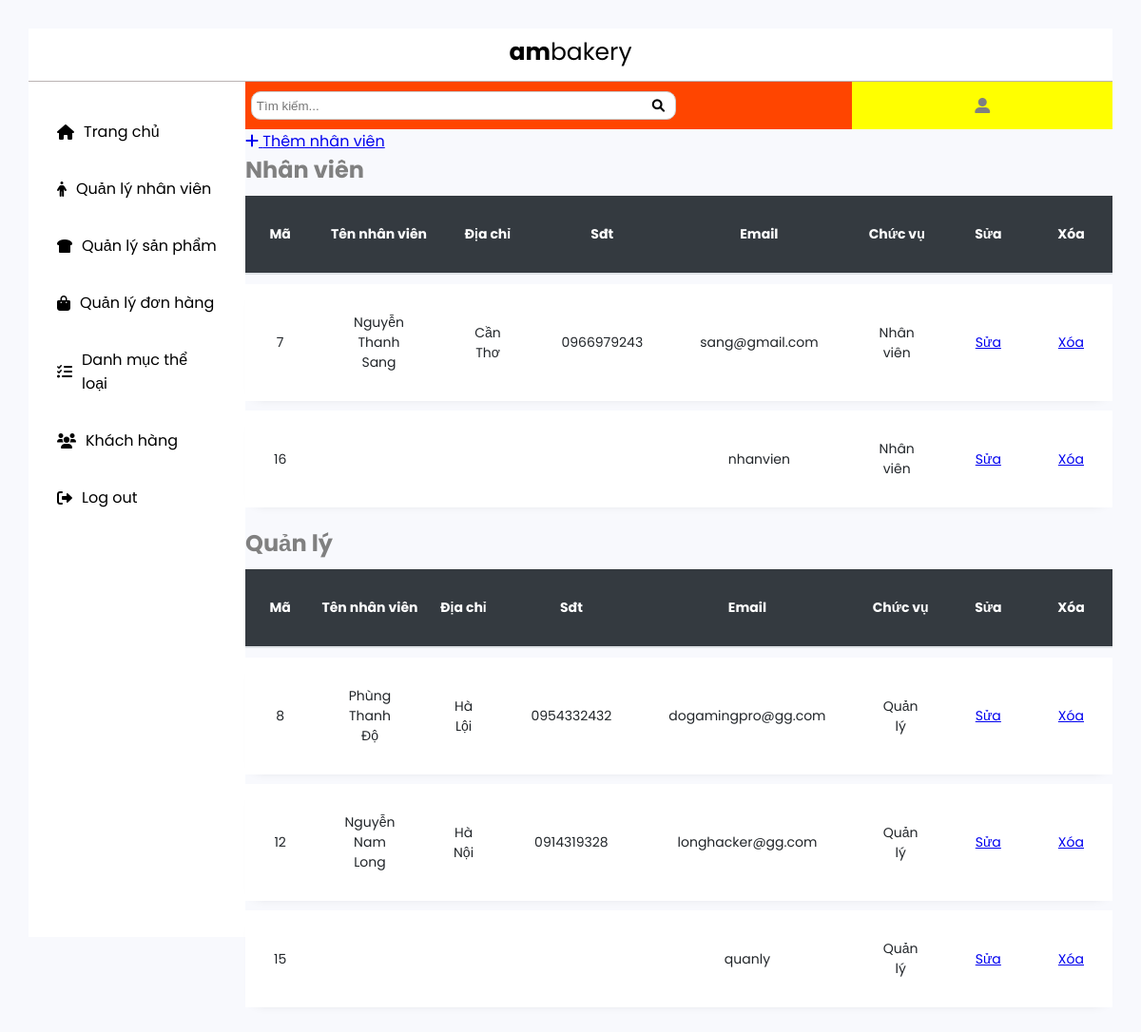
/admin/dashboard_quanly/nhanvien/index.php, run on an earlier commit of the app's database.
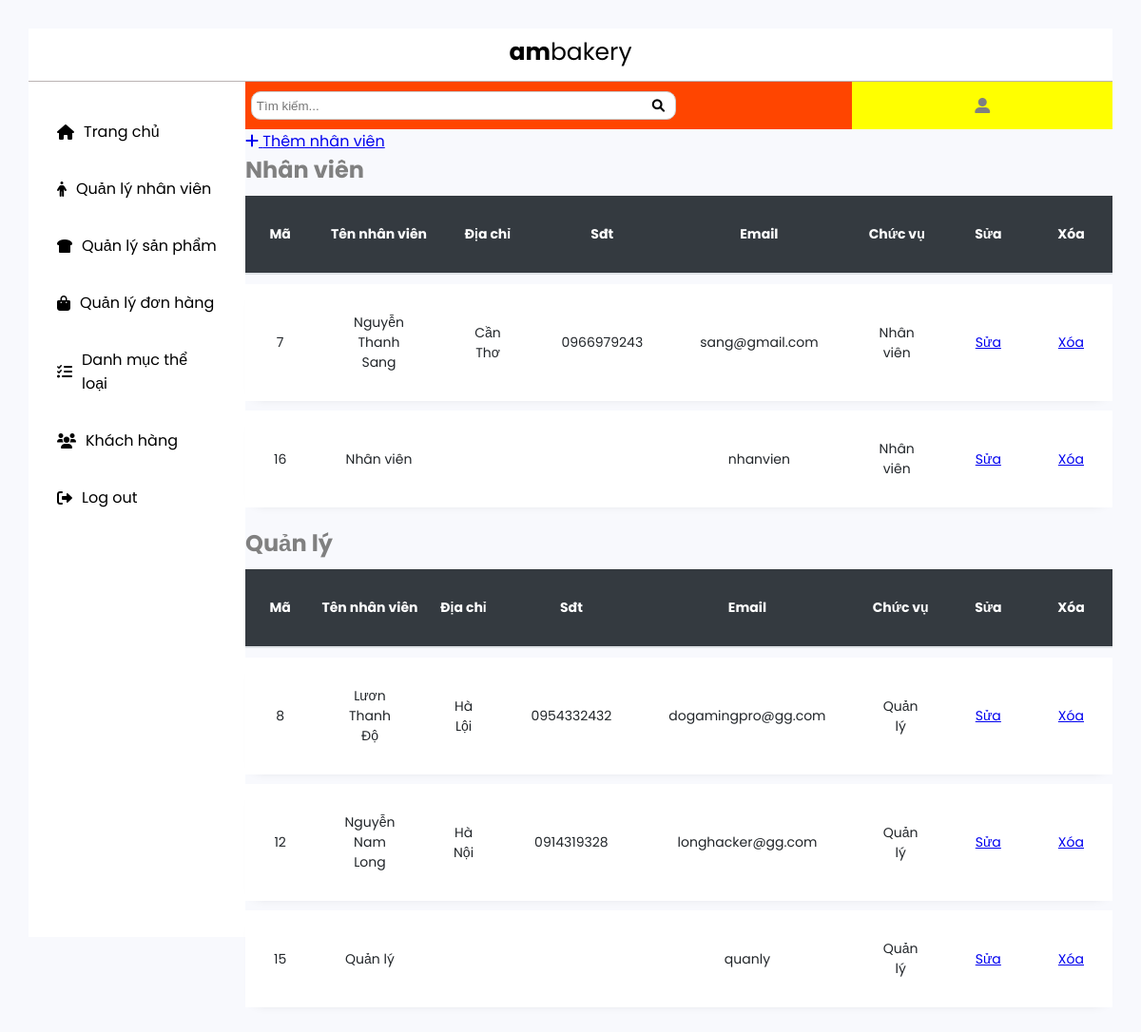
And on a later commit of the database.
### tables this page shows
CREATE TABLE `nhan_vien` (
  `ma` int(11) NOT NULL,
  `ten` varchar(100) NOT NULL,
  `dia_chi` varchar(100) NOT NULL,
  `sdt` varchar(20) NOT NULL,
  `email` varchar(100) NOT NULL,
  `mat_khau` varchar(50) NOT NULL,
  `cap_do` int(11) NOT NULL
);

### admin/dashboard_quanly/nhanvien/index.php (the view, shortened to what this page needs)
<!DOCTYPE html>
<html>
<head>
	<?php
	include '../thuvien.php';
	?>
</head>
<body>
	<?php
	include '../header.php';
	?>
	<div class="container">
		<?php
		include '../menu.php';
		?>
		<main >
			<?php
			include '../main_top_div.php';
			?>
			<div class="main_content">
				<a href="them_form.php" class="them">
					<i class="fa fa-plus"></i>
					Thêm nhân viên
				</a>
				<h2>Nhân viên</h2>
				<table border="1" width="100%">
					<?php
					include  '../../connect.php' ;
					$sql = "select * from nhan_vien where cap_do = 0 ";
	  				$result = mysqli_query($connect, $sql);
					?>
					<thead class="thead-dark">
						<tr>
							<th>
								Mã
							</th>
							<th>
								Tên nhân viên
							</th>
							<th>
								Địa chỉ
							</th>
							<th>
								Sđt
							</th>
							<th>
								Email
							</th>
							<th>
								Chức vụ
							</th>
							<th>
								Sửa
							</th>
							<th>
								Xóa
							</th>
						</tr>
					</thead>
					<tbody>
						<?php foreach ($result as $tung_nhan_vien  ) {?>
							<tr>
								<td>
									<?php echo $tung_nhan_vien['ma'] ?>
								</td>
								<td>
									<?php echo $tung_nhan_vien['ten'] ?>
								</td>
								<td>
									<?php echo $tung_nhan_vien['dia_chi'] ?>
								</td>
								<td>
									<?php echo $tung_nhan_vien['sdt'] ?>
								</td>
								<td>
									<?php echo $tung_nhan_vien['email'] ?>
								</td>
								<td>
									<?php
									if ($tung_nhan_vien['cap_do'] == 1) {
										echo "Quản lý";
									}else{
										echo "Nhân viên";
									}
									?>
								</td>
								<td>
									<a href="sua_form.php?ma=<?php echo $tung_nhan_vien['ma']?>">Sửa</a>
								</td>
								<td>
									<a href="xoa_process.php?ma=<?php echo $tung_nhan_vien['ma']?>" onclick="if(confirm('Xóa thật hả?')){}else{return false;}"
										>Xóa</a>
									</td>
								</tr>
							<?php } ?>
						</tbody>
					</table>
				<h2>Quản lý</h2>
				<table border="1" width="100%">
					<?php
					include  '../../connect.php' ;
					$sql = "select * from nhan_vien where cap_do = 1 ";
	  				$result = mysqli_query($connect, $sql);
					?>
					<thead class="thead-dark">
						<tr>
							<th>
								Mã
							</th>
							<th>
								Tên nhân viên
							</th>
							<th>
								Địa chỉ
							</th>
							<th>
								Sđt
							</th>
							<th>
								Email
							</th>
							<th>
								Chức vụ
							</th>
							<th>
								Sửa
							</th>
							<th>
								Xóa
							</th>
						</tr>
					</thead>
					<tbody>
						<?php foreach ($result as $tung_nhan_vien  ) {?>
							<tr>
								<td>
									<?php echo $tung_nhan_vien['ma'] ?>
								</td>
								<td>
									<?php echo $tung_nhan_vien['ten'] ?>
								</td>
								<td>
									<?php echo $tung_nhan_vien['dia_chi'] ?>
								</td>
								<td>
									<?php echo $tung_nhan_vien['sdt'] ?>
								</td>
								<td>
									<?php echo $tung_nhan_vien['email'] ?>
								</td>
								<td>
									<?php
									if ($tung_nhan_vien['cap_do'] == 1) {
										echo "Quản lý";
									}else{
										echo "Nhân viên";
									}
									?>
								</td>
								<td>
									<a href="sua_form.php?ma=<?php echo $tung_nhan_vien['ma']?>">Sửa</a>
								</td>
								<td>
									<a href="xoa_process.php?ma=<?php echo $tung_nhan_vien['ma']?>" onclick="if(confirm('Xóa thật hả?')){}else{return false;}"
										>Xóa</a>
									</td>
								</tr>
							<?php } ?>
						</tbody>
					</table>
				</div>
			</main>
		</div>
	</body>
	</html>

What changed in the data, as far as the page shows it:
changed nhan_vien "nhanvien": ten (not shown) → "Nhân viên"
changed nhan_vien "Hà Lội": ten "Phùng Thanh Độ" → "Lươn Thanh Độ"
changed nhan_vien "quanly": ten (not shown) → "Quản lý"
